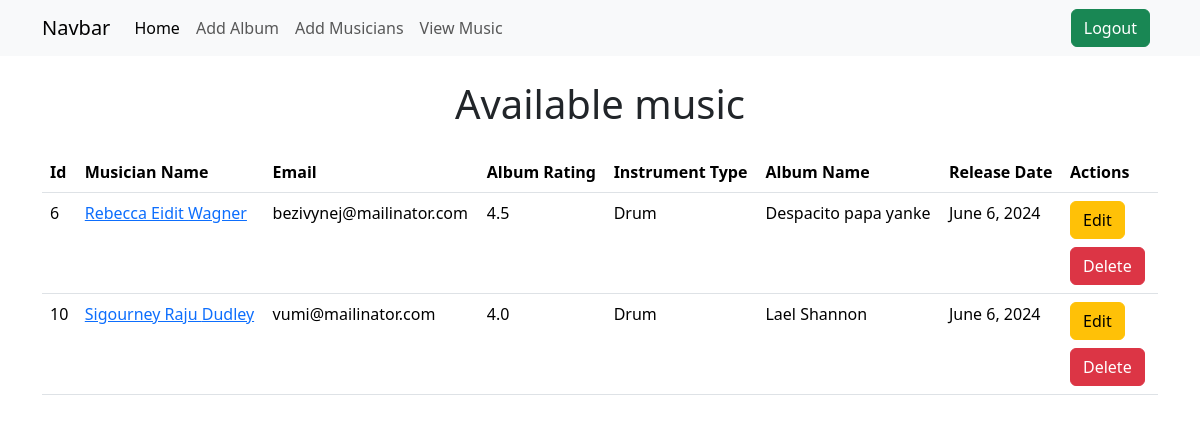
Screenshot of /musician/view-musics/ (signed in) with the database file from the repository.
### musicians/models.py (models this page shows, shortened)
class Album(models.Model):
    album_name = models.CharField(max_length=255)
    release_date = models.DateField(auto_now_add=True)
    rating = models.FloatField(
        validators=[MaxValueValidator(5.0), MinValueValidator(0.0)])
    musician = models.ForeignKey(Musician, on_delete=models.CASCADE)

class Musician(models.Model):
    first_name = models.CharField(
        max_length=255, error_messages="Name can't be more than 255 characters")
    last_name = models.CharField(
        max_length=255, error_messages="Name can't be more than 255 characters")
    email = models.EmailField(
        unique=True, error_messages="Email must be unique and valid")
    phone_number = models.CharField(
        max_length=11, error_messages="Phone number must be 11 digits")
    instrument = models.CharField(max_length=50, choices=instruments_choices)

### musicians/views.py (the view)
# urls.py: path('view-musics/', views.DisplayMusicsView.as_view(), name="view_musics"),
class DisplayMusicsView(ListView):
    model = Album
    template_name = 'viewMusics.html'
    def get_context_data(self, **kwargs):
        context = super().get_context_data(**kwargs)
        context["data"] = context['object_list']
        return context

### musicians/templates/viewMusics.html (shortened to what this page needs)
{% extends "base.html" %}
{% block mainContent %}
    <section class="container">
        <h1 class="text-center my-4">Available music</h1>
        <table class="table">
            <thead>
                <tr>
                    <th scope="col">Id</th>
                    <th scope="col">Musician Name</th>
                    <th scope="col">Email</th>
                    <th scope="col">Album Rating</th>
                    <th scope="col">Instrument Type</th>
                    <th scope="col">Album Name</th>
                    <th scope="col">Release Date</th>
                    <th scope="col">Actions</th>
                </tr>
            </thead>
            <tbody>
                {% for album in data %}
                    <tr>
                        <td scope="col">{{ album.id }}</td>
                        <td scope="col">
                            <a href="{% url "edit_musician" album.musician.id %}">{{ album.musician.first_name }} {{ album.musician.last_name }}</a>
                        </td>
                        <td scope="col">{{ album.musician.email }}</td>
                        <td scope="col">{{ album.rating }}</td>
                        <td scope="col">{{ album.musician.instrument }}</td>
                        <td scope="col">{{ album.album_name }}</td>
                        <td scope="col">{{ album.release_date }}</td>
                        <td scope="col">
                            {% if user.is_authenticated %}
                                <a href="{% url "edit_album" album.id %}">
                                    <button class="btn me-1 btn-warning mb-2">Edit</button>
                                </a>
                                <form action="{% url "delete_album" album.id %}" method="post">
                                    <button class="btn me-1 btn-danger">Delete</button>
                                </form>
                            {% else %}
                                <p class="text-muted">Login to view actions</p>
                            {% endif %}
                        </td>
                    </tr>
                {% endfor %}
            </tbody>
        </table>
    </section>
{% endblock mainContent %}

### rows the page displays
Album: id "6", musician.first_name "Rebecca Eidit", musician.last_name "Wagner", musician.email "bezivynej@mailinator.com", rating "4.5", musician.instrument "Drum", album_name "Despacito papa yanke", release_date "June 6, 2024"
Album: id "10", musician.first_name "Sigourney Raju", musician.last_name "Dudley", musician.email "vumi@mailinator.com", rating "4.0", musician.instrument "Drum", album_name "Lael Shannon", release_date "June 6, 2024"
